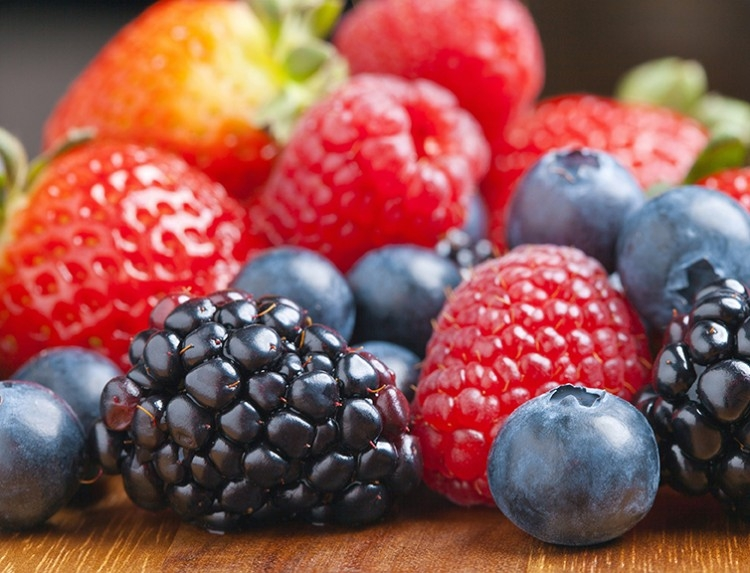
#> input picture LW6/image.jpg, 750 x 573 px
$ python main.py
#> lines starting #> are read from the running program, lines starting #| are printed output that depends on the picture; after the words box and inside, x2 and y2 are one past the last pixel; in counts of white or black regions, pixels touching at a corner belong together
#> further down, img is the input picture: shape (573, 750, 3); mean B, G, R 82.7, 87.1, 146.4
#> `hsv = cv.cvtColor(img, cv.COLOR_BGR2HSV)`: hsv: shape (573, 750, 3); mean H, S, V 86.9, 121.7, 153.7
import cv2 as cv
import numpy as np
import matplotlib.pyplot as plt
from skimage.feature import peak_local_max
from skimage.segmentation import watershed
from scipy import ndimage as ndi

image_path = "image.jpg"
blackberry_hsv_lower = np.array([110, 40, 10], dtype=np.uint8)
blackberry_hsv_upper = np.array([170, 255, 90], dtype=np.uint8)
ws_min_distance = 15
min_contour_area = 150
circularity_threshold = 0.3

def create_enhanced_mask(hsv, lo, hi):
    mask = cv.inRange(hsv, lo, hi)
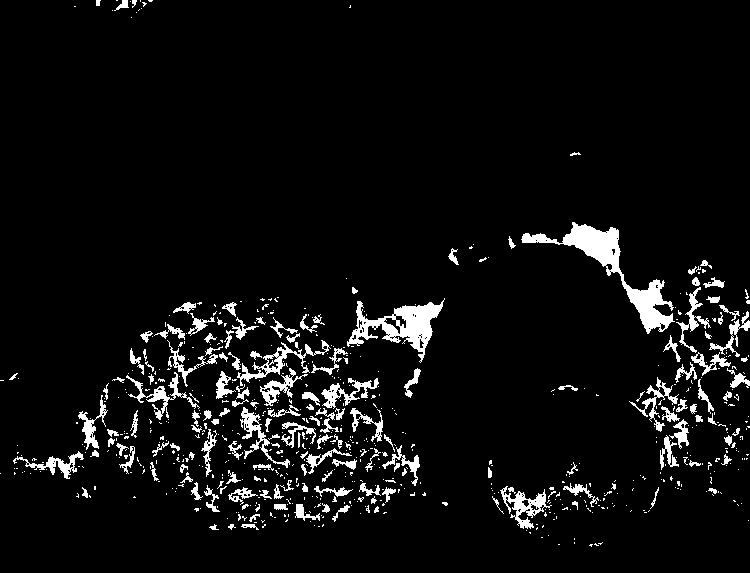
#> mask: shape (573, 750); 5.8% white; 686 white regions (526 under 20 px), largest, box (x1, y1, x2, y2) and area: (521, 222, 675, 334) 3230, (347, 298, 445, 363) 2182, (237, 340, 331, 386) 799
    mask = cv.morphologyEx(mask, cv.MORPH_CLOSE, np.ones((11,11),np.uint8), iterations=2)
#> mask: shape (573, 750); 18.9% white; 16 white regions (7 under 20 px), largest, box (x1, y1, x2, y2) and area: (0, 287, 445, 530) 55236, (488, 222, 750, 538) 24741, (74, 0, 153, 18) 612
    mask = cv.morphologyEx(mask, cv.MORPH_OPEN, np.ones((7,7),np.uint8), iterations=2)
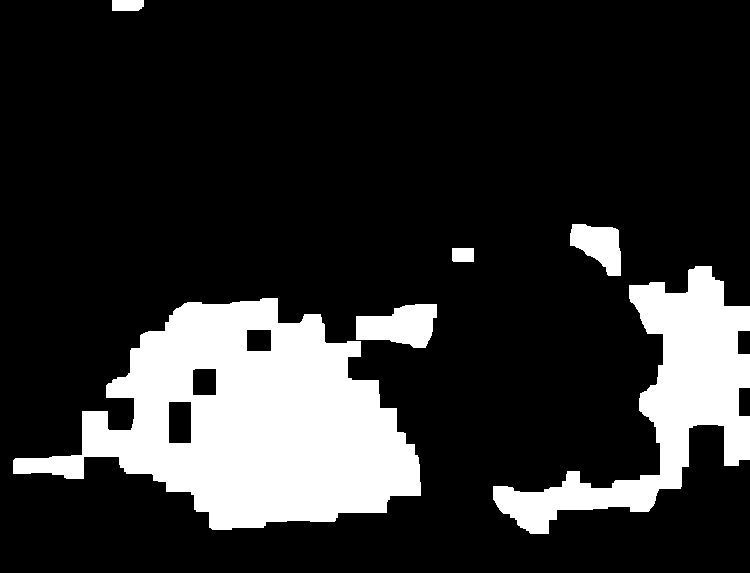
#> mask: shape (573, 750); 18.1% white; 6 white regions
    cnts, _ = cv.findContours(mask.copy(), cv.RETR_EXTERNAL, cv.CHAIN_APPROX_SIMPLE)
#> cnts = 6 contours; box (x1, y1, x2, y2) and area: (13, 298, 421, 530) 52727, (493, 266, 750, 534) 20863, (356, 304, 437, 348) 2397, (570, 224, 621, 276) 1638, (112, 0, 144, 11) 298, (452, 248, 474, 262) 272
    for c in cnts:
        if cv.contourArea(c) < 200:
            cv.drawContours(mask, [c], -1, 0, -1)
#> this loop made 6 passes
    return mask

def apply_watershed(binary_mask, min_distance):
#> called with min_distance = 15
    dist = ndi.distance_transform_edt(binary_mask)
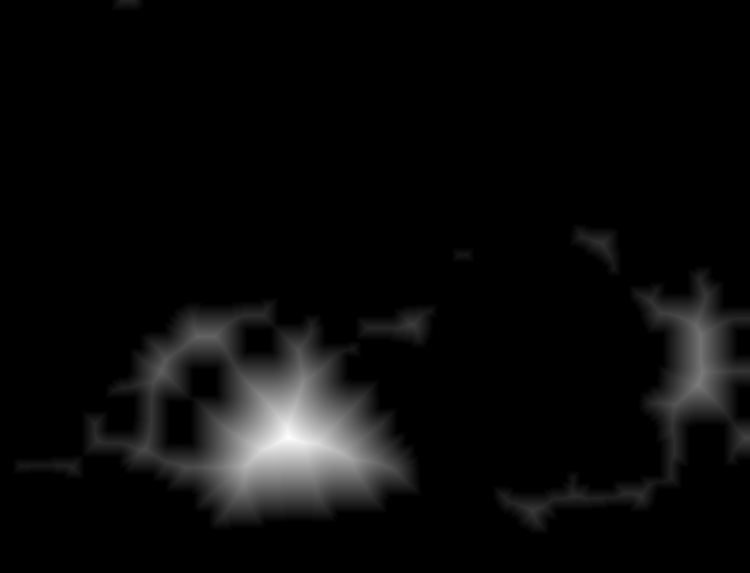
#> dist: shape (573, 750) float64; min 0, max 84.15, mean 3.4; drawn with min black and max white
    coords = peak_local_max(dist, min_distance=min_distance, labels=binary_mask.astype(bool))
#> coords = 21 rows, first 8: [436, 288], [384, 698], [335, 700], [336, 198], [336, 213], [371, 161], [449, 145], [324, 411]
    if coords is None or coords.size == 0:
        coords = peak_local_max(dist, min_distance=max(5, min_distance//2), labels=binary_mask.astype(bool))
    local_max = np.zeros_like(dist, dtype=bool)
    if coords is not None and coords.size > 0:
        local_max[tuple(coords.T)] = True
    markers = ndi.label(local_max)[0]
    labels = watershed(-dist, markers, mask=binary_mask.astype(bool))
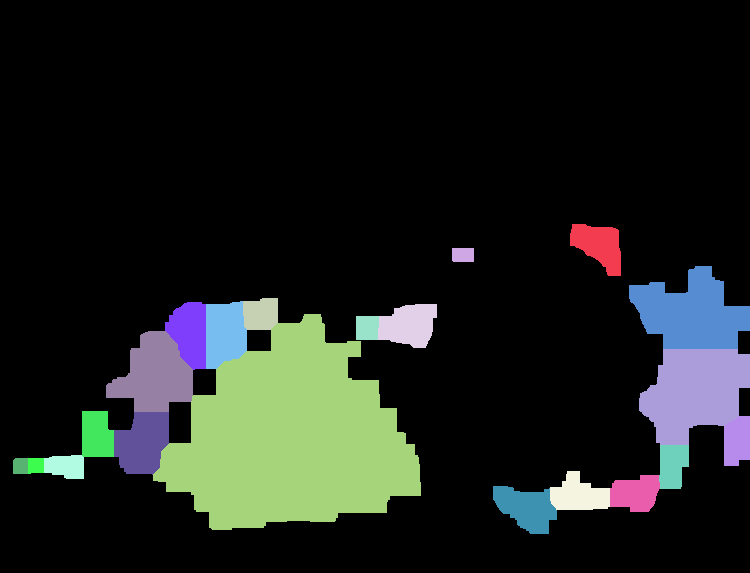
#> labels: shape (573, 750) int32; 22 distinct labels, from 0 to 21; one colour per label, 0 black
    return labels, dist

def filter_watershed_labels(labels, min_area, circ_thresh):
#> called with min_area = 150, circ_thresh = 0.3
    h,w = labels.shape
#> h = 573; w = 750
    out_mask = np.zeros((h,w), dtype=np.uint8)
    for lab in np.unique(labels):
        if lab == 0: continue
        m = (labels==lab).astype(np.uint8)*255
        cnts, _ = cv.findContours(m, cv.RETR_EXTERNAL, cv.CHAIN_APPROX_SIMPLE)
        if not cnts: continue
        c = max(cnts, key=cv.contourArea)
        area = cv.contourArea(c)
        if area < min_area: continue
        per = cv.arcLength(c, True)
        circ = 4*np.pi*area/(per*per) if per>0 else 0
        if circ >= circ_thresh:
            cv.drawContours(out_mask, [c], -1, 255, -1)
#> this loop made 22 passes
#> (area, per, circ) on passes 2 to 13: (1638, 183.3, 0.613), (272.5, 67.41, 0.753), (959.5, 122.4, 0.805), (1879.5, 188.5, 0.665), (494.5, 89.41, 0.777), (6271.5, 407.8, 0.474), (1934.5, 190, 0.674), (2233.5, 199.4, 0.706), (4391, 305.1, 0.593), (7453.5, 390.3, 0.615), (35693.5, 945, 0.502), (1282.5, 150.2, 0.714)
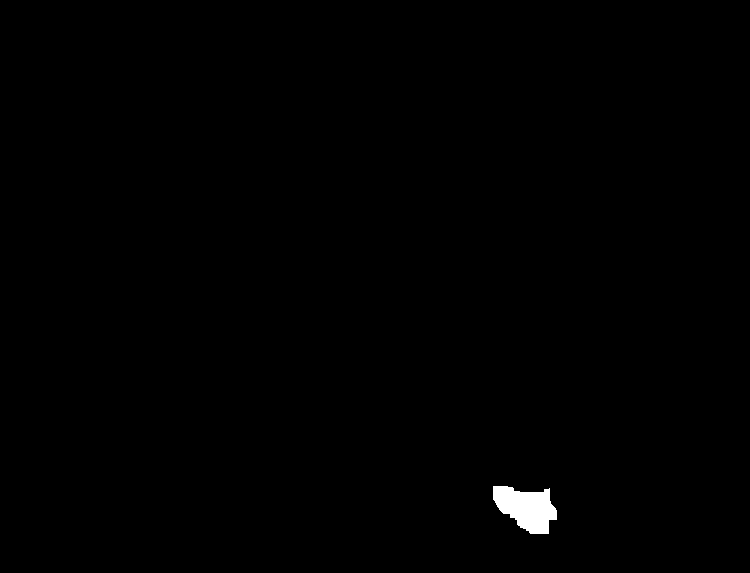
#> m: shape (573, 750); 0.47% white; 1 white region, box (x1, y1, x2, y2) and area: (493, 486, 557, 534) 2037
#> out_mask: shape (573, 750); 18% white; 5 white regions, box (x1, y1, x2, y2) and area: (13, 298, 421, 530) 51411, (493, 266, 750, 534) 21487, (356, 304, 437, 348) 2510, (570, 224, 621, 276) 1724, (452, 248, 474, 262) 307
    return out_mask


if __name__ == "__main__":
    img = cv.imread(image_path)
    hsv = cv.cvtColor(img, cv.COLOR_BGR2HSV)

    color_mask = create_enhanced_mask(hsv, blackberry_hsv_lower, blackberry_hsv_upper)

    labels, dist_map = apply_watershed(color_mask, ws_min_distance)

    ws_mask = filter_watershed_labels(labels, min_contour_area, circularity_threshold)
    ws_mask = cv.morphologyEx(ws_mask, cv.MORPH_CLOSE, np.ones((5, 5), np.uint8))
#> ws_mask: shape (573, 750); 18% white; 4 white regions, box (x1, y1, x2, y2) and area: (13, 298, 437, 530) 53926, (493, 266, 750, 534) 21487, (570, 224, 621, 276) 1724, (452, 248, 474, 262) 307
    ws_mask = cv.morphologyEx(ws_mask, cv.MORPH_OPEN, np.ones((5, 5), np.uint8))

    ws_result = cv.bitwise_and(img, img, mask=ws_mask)
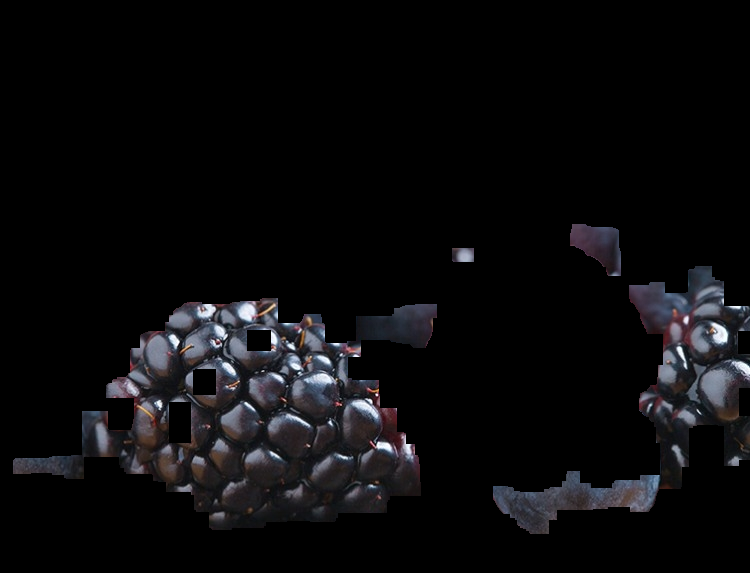
#> ws_result: shape (573, 750, 3); mean B, G, R 12.3, 10.9, 11.2

    fig, axs = plt.subplots(1, 3, figsize=(15, 6))
    axs[0].imshow(cv.cvtColor(img, cv.COLOR_BGR2RGB))
    axs[0].set_title("Original")
    axs[0].axis('off')
    axs[1].imshow(color_mask, cmap='gray')
    axs[1].set_title("Color Mask (HSV)")
    axs[1].axis('off')
    axs[2].imshow(cv.cvtColor(ws_result, cv.COLOR_BGR2RGB))
    axs[2].set_title("Watershed Result")
    axs[2].axis('off')
    plt.tight_layout()
    plt.savefig("result_plot.png", dpi=300)
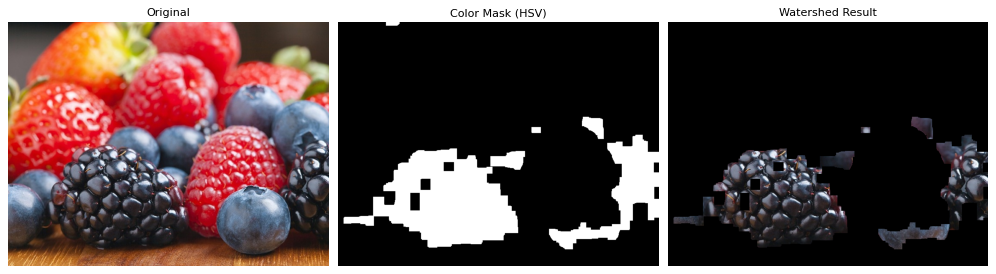
#> figure drawn by matplotlib, 3 panels
    plt.show()
